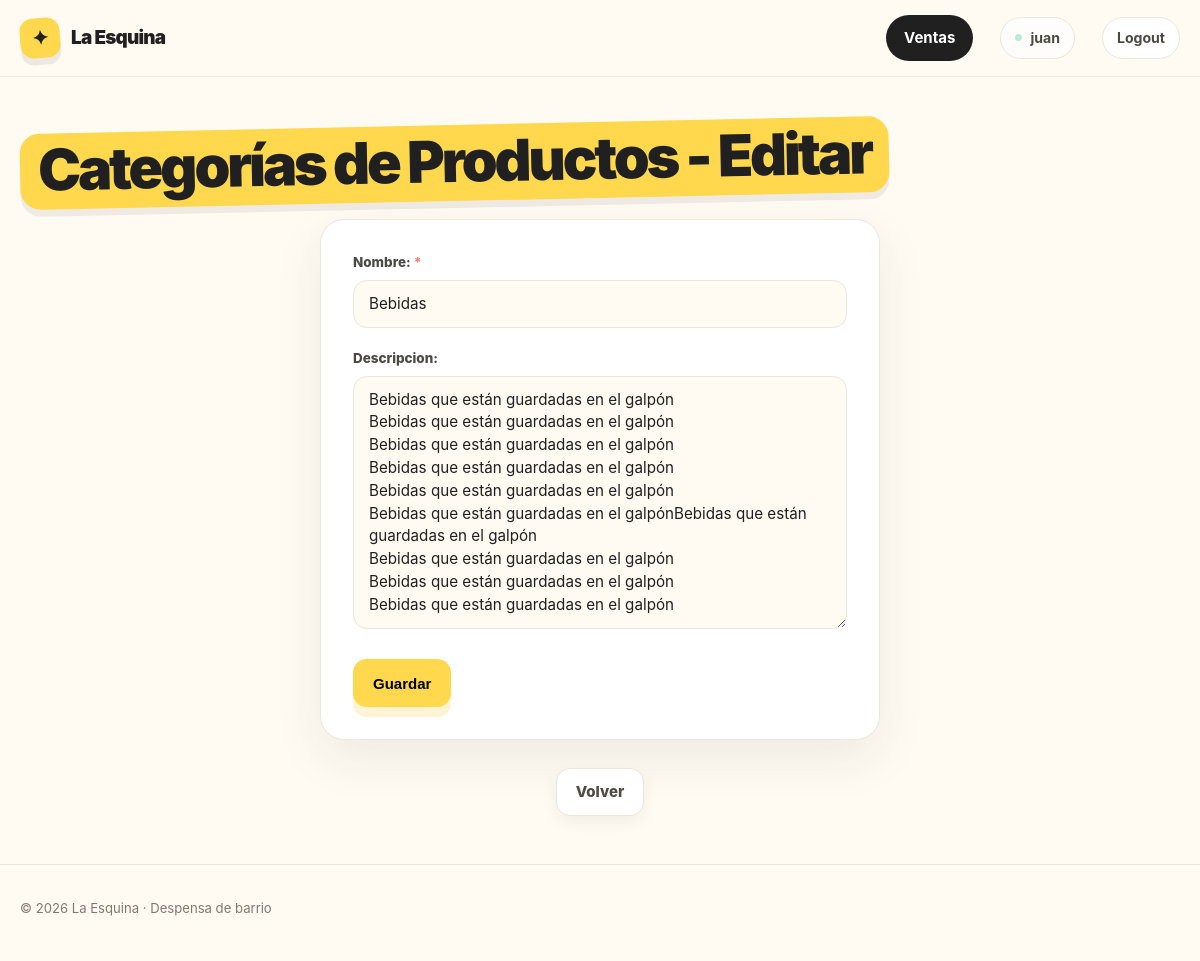
The page /ventas/categoria/update/1 (signed in) on the database its author committed.
### ventas/models/categoria.py (models this page shows, shortened)
class Categoria(models.Model):
    nombre = models.CharField(unique=True)
    descripcion = models.TextField(blank=True)
    class Meta:
        verbose_name = "Categoría de Producto"
        verbose_name_plural = "Categorías de Productos"

### ventas/views/categoria.py (the view)
# urls.py: path("categoria/update/<int:pk>", categoria_update, name="categoria_update"),
def categoria_update(request: HttpRequest, pk: int) -> HttpResponse:
    categoria = get_object_or_404(Categoria, pk=pk)
    if request.method == "POST":
        form = CategoriaForm(request.POST, instance=categoria)
        if form.is_valid():
            form.save()
            messages.success(request, "La categoría fue editada exitosamente")
            return redirect("ventas:categoria_list")
    else:
        form = CategoriaForm(instance=categoria)
    return render(request, "ventas/categoria_form.html", {"form": form})

### ventas/forms.py (shortened to what this page needs)
class CategoriaForm(forms.ModelForm):
    nombre = forms.CharField(validators=[ValidarTextoEspañol(min_longitud=3)])
    descripcion = forms.CharField(
        widget=forms.Textarea,
        validators=[ValidarTextoEspañol(min_longitud=10)],
        required=False,
    )
    class Meta:
        model = Categoria
        fields = "__all__"

### ventas/templates/ventas/categoria_form.html (shortened to what this page needs)
{% extends "core/base.html" %}
{% load static %}
{% block styles %}
    <link rel="stylesheet" href="{% static 'core/css/form.css' %}" />
{% endblock styles %}
{% block content %}
    <div class="container section">
        {% if form.instance.pk %}
            <h1 class="page-title">Categorías de Productos - Editar</h1>
        {% else %}
            <h1 class="page-title">Categorías de Productos - Crear</h1>
        {% endif %}
        <form method="post" class="form">
            {{ form.as_p }}
            <div class="form-actions">
                <button type="submit" class="button button-primary">Guardar</button>
            </div>
        </form>
        <div class="page-actions">
            <a class="button button-secondary"
               href="{% url 'ventas:categoria_list' %}">Volver</a>
        </div>
    </div>
{% endblock content %}

### core/templates/core/partials/header.html (shortened to what this page needs)
<div class="nav">
    <div class="container nav-inner">
        <a href="/" class="brand" aria-label="La Esquina, inicio">
            <span class="brand-mark">✦</span>
            <span>La Esquina</span>
        </a>
        <nav class="nav-links" aria-label="Navegación principal">
            {% if user.is_authenticated %}
                <a href="{% url 'ventas:home' %}" class="nav-cta">Ventas</a>
                <span class="nav-user">{{ user.username }}</span>
                <form action="{% url 'core:logout' %}" method="post">
                    <button class="nav-logout" type="submit">Logout</button>
                </form>
            {% else %}
                <a href="{% url 'core:login' %}" class="nav-cta">Acceder</a>
            {% endif %}
        </nav>
    </div>
</div>

### core/static/core/css/base.css (style rules this page uses)
:root { --bg: #fffaf2; --surface: #fff; --ink: #202020; --muted: #6d6a64; --line: #ece6dc; --yellow: #ffd84d; --coral: #ff806f; --mint: #bfe9d7; --blue: #cbdfff; --pink: #ffd3df; --shadow: 0 18px 50px rgba(32, 32, 32, 0.08); }
* { box-sizing: border-box; margin: 0; padding: 0; }
html { scroll-behavior: smooth; }
body { font-family: Inter, ui-sans-serif, system-ui, -apple-system, BlinkMacSystemFont, "Segoe UI", sans-serif; background: var(--bg); color: var(--ink); line-height: 1.5; display: flex; flex-direction: column; min-height: 100vh; }
a { color: inherit; text-decoration: none; }
.container { width: min(1160px, calc(100% - 40px)); margin: 0 auto; }

### core/static/core/css/nav.css (style rules this page uses)
.nav { position: sticky; top: 0; z-index: 20; background: rgba(255, 250, 242, 0.9); backdrop-filter: blur(14px); border-bottom: 1px solid rgba(236, 230, 220, 0.8); }
.nav-inner { min-height: 76px; display: flex; align-items: center; justify-content: space-between; gap: 24px; }
.brand { display: inline-flex; align-items: center; gap: 11px; font-weight: 900; font-size: 1.18rem; letter-spacing: -0.04em; }
.brand-mark { width: 40px; height: 40px; display: grid; place-items: center; border-radius: 13px; background: var(--yellow); transform: rotate(-5deg); font-size: 1.25rem; box-shadow: 0 7px 0 rgba(32, 32, 32, 0.08); }
.nav-links { display: flex; align-items: center; gap: 27px; color: #4b4944; font-size: 0.94rem; font-weight: 700; }
.nav-cta { padding: 12px 18px; border-radius: 999px; background: var(--ink); color: #fff; transition: transform 0.2s ease, background 0.2s ease; }
.nav-links .nav-cta, .nav-links .nav-cta:hover { color: #fff; }
.nav-user { display: inline-flex; align-items: center; gap: 8px; padding: 9px 14px; border: 1px solid var(--line); border-radius: 999px; background: rgba(255, 255, 255, 0.72); color: #4b4944; font-size: 0.88rem; font-weight: 750; }
.nav-user::before { width: 7px; height: 7px; border-radius: 50%; background: var(--mint); content: ""; }
.nav-links form { display: flex; }
.nav-logout { padding: 9px 14px; border: 1px solid var(--line); border-radius: 999px; background: var(--surface); color: #4b4944; font: inherit; font-size: 0.88rem; font-weight: 750; cursor: pointer; transition: transform 0.2s ease, box-shadow 0.2s ease, border-color 0.2s ease; }

### core/static/core/css/components.css (style rules this page uses)
.page-title { display: inline-block; margin-bottom: 18px; padding: 6px 18px 10px; border-radius: 20px; background: var(--yellow); box-shadow: 0 7px 0 rgba(32, 32, 32, 0.07); font-size: clamp(2.3rem, 5.5vw, 3.6rem); font-weight: 950; line-height: 1.05; letter-spacing: -0.055em; transform: rotate(-1.2deg); }
.button { display: inline-flex; align-items: center; justify-content: center; gap: 9px; min-height: 48px; padding: 0 19px; border-radius: 14px; border: 1px solid transparent; font-size: 0.94rem; font-weight: 850; transition: transform 0.2s ease, box-shadow 0.2s ease; }
.button-primary { background: var(--yellow); box-shadow: 0 10px 0 rgba(237, 191, 23, 0.18); }
.button-secondary { background: var(--surface); border-color: var(--line); color: #4f4c46; box-shadow: 0 6px 16px rgba(32, 32, 32, 0.06); }
.page-actions { display: flex; justify-content: center; gap: 12px; }
.section { padding: 48px 0; }

### core/static/core/css/form.css (style rules this page uses)
.form { width: min(560px, 100%); margin: 0 auto 28px; padding: 32px; background: var(--surface); border: 1px solid var(--line); border-radius: 24px; box-shadow: var(--shadow); }
.form p { margin-bottom: 20px; }
.form > p:last-of-type { margin-bottom: 0; }
.form label { display: block; margin-bottom: 7px; font-size: 0.84rem; font-weight: 850; color: #4b4944; }
.form p:has(input:required) label::after { content: " *"; color: var(--coral); }
.form input:not([type="hidden"]):not([type="checkbox"]):not([type="radio"]), .form textarea, .form select { width: 100%; padding: 12px 15px; border: 1px solid var(--line); border-radius: 14px; background: var(--bg); color: var(--ink); font: inherit; font-size: 0.95rem; transition: border-color 0.18s ease, box-shadow 0.18s ease; }
.form textarea { min-height: 120px; resize: vertical; line-height: 1.5; }
.form-actions { margin-top: 24px; display: flex; align-items: center; gap: 12px; }

### rows shown on the page
Categoria: nombre "Bebidas", descripcion "Bebidas que están guardadas en el galpón Bebidas que están guardadas en el galpón Bebidas que están guardadas en el galpón Bebidas que están guardadas en el galpón Bebidas que están guardadas en el galpón Bebidas que están guardadas en el galpónBebidas que están guardadas en el galpón Bebidas que están guardadas en el galpón Bebidas que están guardadas en el galpón Bebidas que están guardadas en el galpón"

### other values the page prints
{{ user.username }} "juan"
